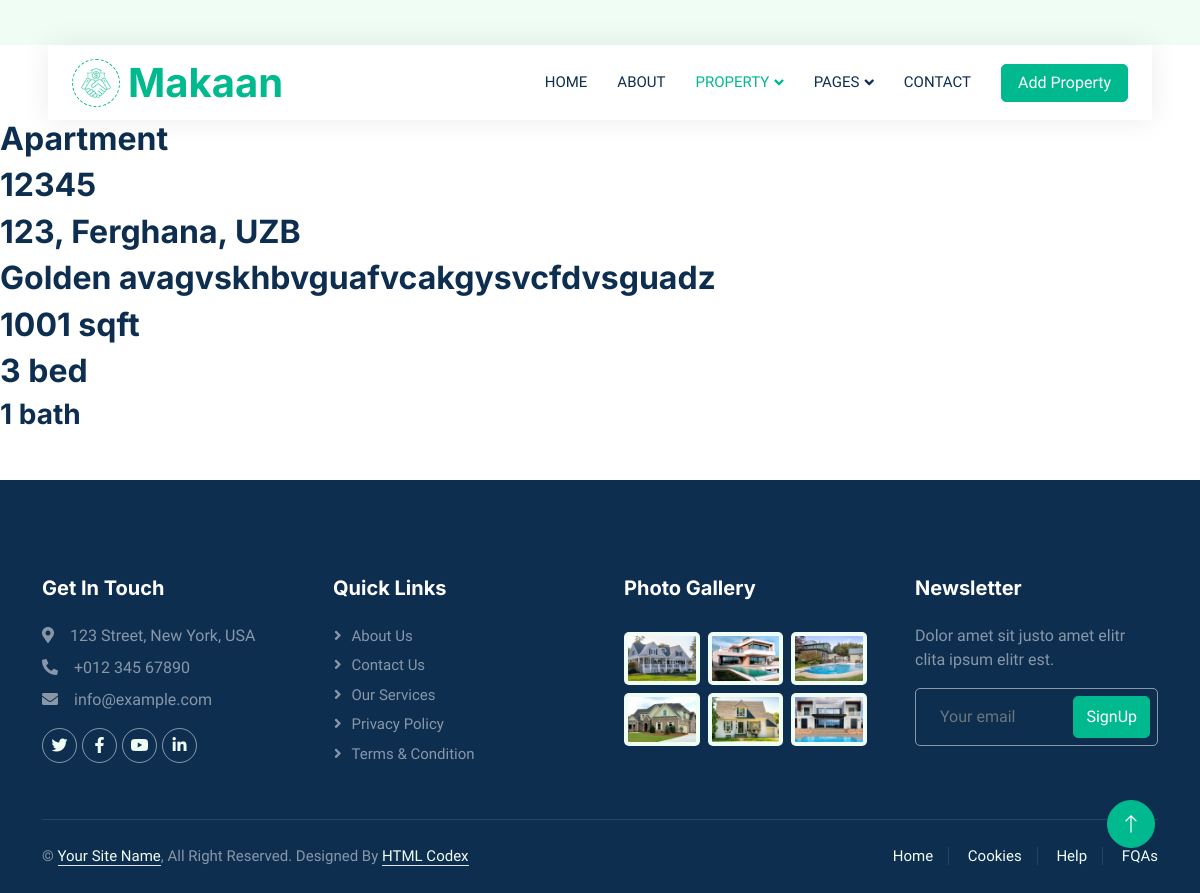
/listdetailview/apartment/, run on the app's committed database.
### logic/models.py (models this page shows, shortened)
class List(models.Model):
    name = models.CharField(max_length=200)
    price = models.IntegerField()
    bio = models.TextField()
    location = models.TextField()
    sqft = models.IntegerField()
    bed = models.IntegerField()
    bath = models.IntegerField()
    slug = models.SlugField(max_length=200)

### logic/views.py (the view)
# urls.py: path('listdetailview/<slug:list>/', listdetailview, name='listdetail'),
def listdetailview(request, list):
    list = get_object_or_404(List, slug=list)
    context = {
        "list": list,
    }
    return render(request, "listdetail.html", context=context)

### templates/listdetail.html
{% extends 'base.html' %}
{% load static %}
{% block content %}
<h2>{{list.name}}</h2>
<h2>{{list.price}}</h2>
<h2>{{list.location}}</h2>
<h2>{{list.bio}}</h2>
<h2>{{list.sqft}} sqft</h2>
<h2>{{list.bed}} bed</h2>
<h3>{{list.bath}} bath</h3>
{% endblock content %}

### static/css/style.css (style rules this page uses)
:root { --primary: #00B98E; --secondary: #FF6922; --light: #EFFDF5; --dark: #0E2E50; }

### data on the page
List: name "Apartment", price "12345", location "123, Ferghana, UZB", bio "Golden avagvskhbvguafvcakgysvcfdvsguadz", sqft "1001", bed "3", bath "1"
